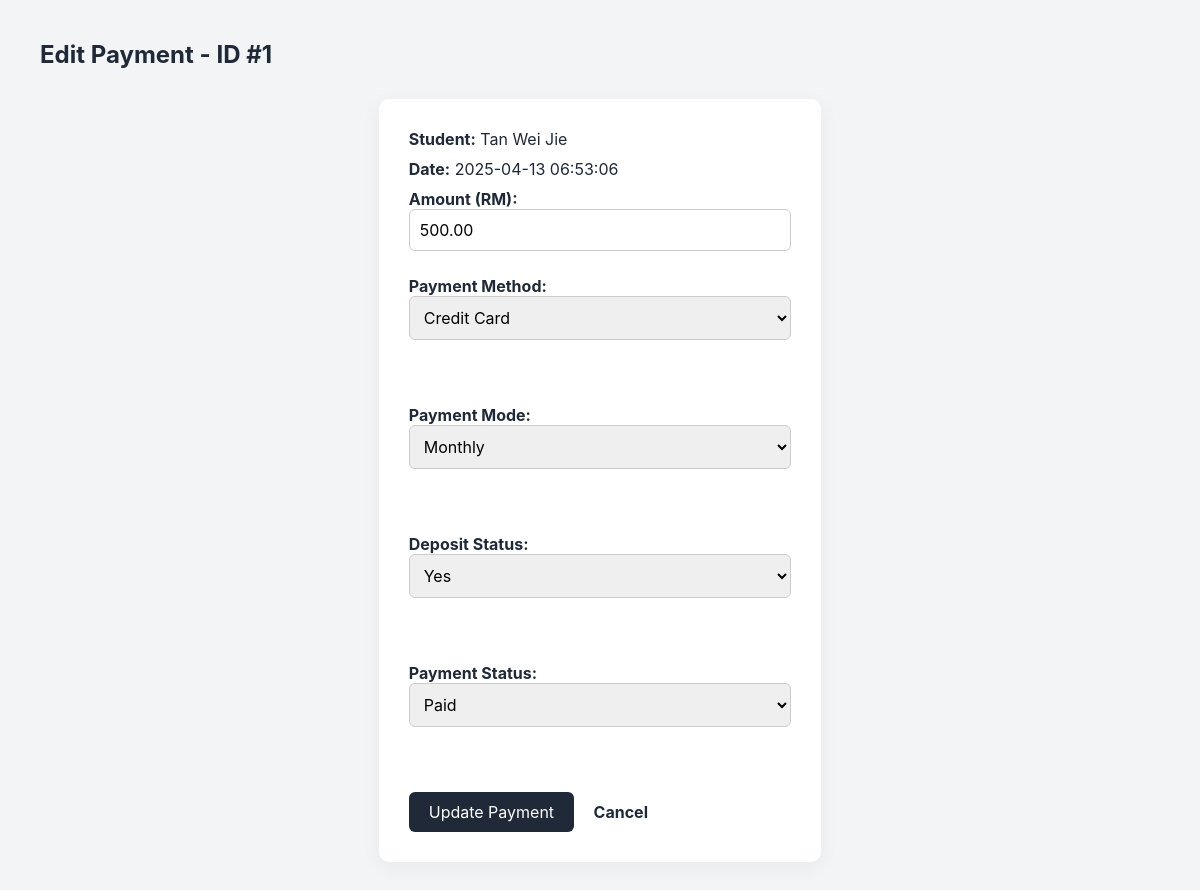
The app's page /sql/edit_payment.php?id=1, older data.
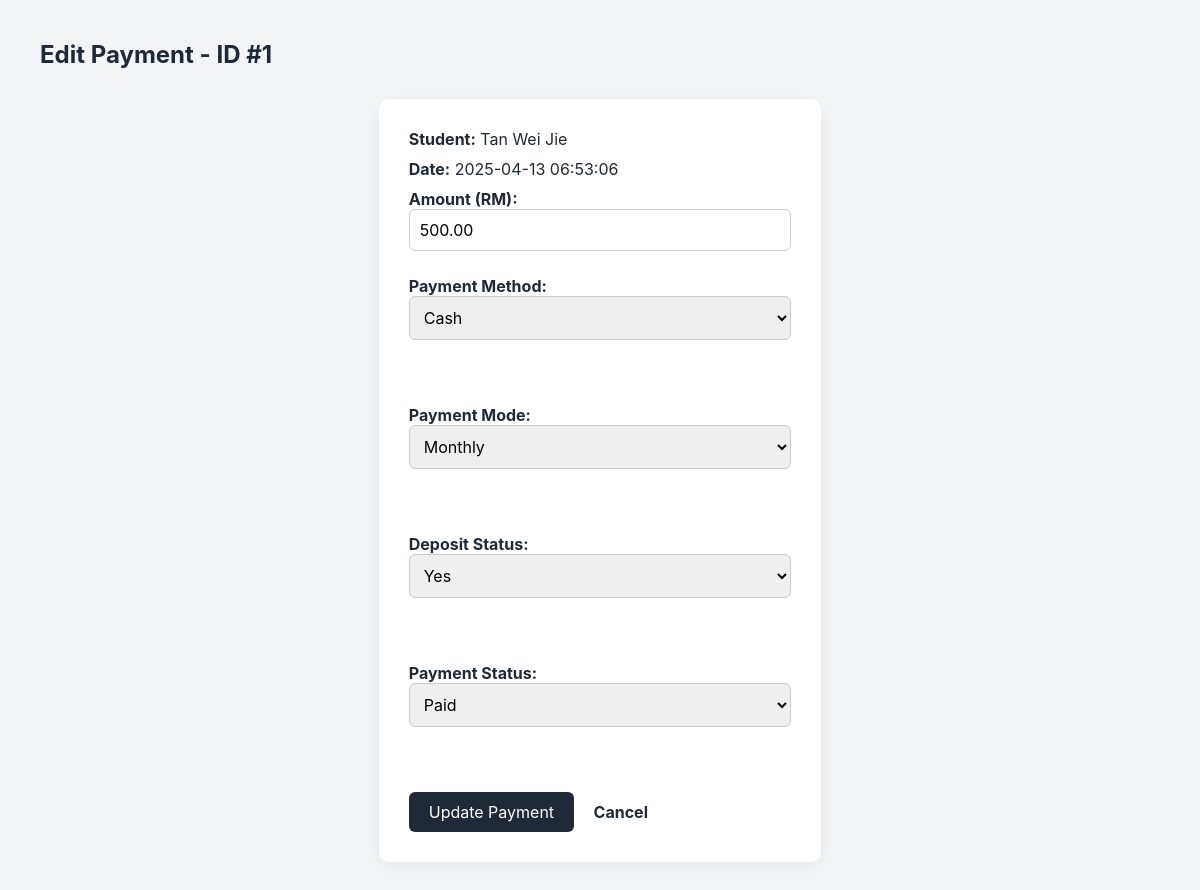
The same page, newer data.
### tables this page shows
CREATE TABLE `payment` (
  `payment_id` int(11) NOT NULL,
  `student_id` int(11) NOT NULL COMMENT 'Links to students table',
  `payment_method` enum('credit_card','cash','bank_transfer') NOT NULL,
  `payment_mode` enum('monthly','quarterly','semi_annually') NOT NULL,
  `payment_amount` decimal(10,2) NOT NULL COMMENT 'E.g., 1500.00',
  `deposit_status` enum('yes','no') DEFAULT 'no',
  `payment_status` enum('paid','unpaid','pending') DEFAULT 'pending',
  `payment_date` timestamp NOT NULL DEFAULT current_timestamp()
);

### sql/edit_payment.php (the view, shortened to what this page needs)
<?php
require_once $_SERVER['DOCUMENT_ROOT'] . '/Pages/setting.php';
$payment_id = $_GET['id'];
$sql = "
    SELECT p.*, CONCAT(s.Last_Name, ' ', s.First_Name) AS student_name
    FROM payment p
    LEFT JOIN students s ON p.student_id = s.student_id
    WHERE p.payment_id = ?
";
$stmt = $conn->prepare($sql);
$stmt->bind_param("i", $payment_id);
$stmt->execute();
$result = $stmt->get_result();
$payment = $result->fetch_assoc();
?>
<!DOCTYPE html>
<html lang="en">
<head>
    <link rel="stylesheet" href="../../Styles/common.css">
</head>
<body>
    <div class="dashboard-container">
        <main class="main-content">
            <h2>Edit Payment - ID #<?php echo $payment['payment_id']; ?></h2>
            <form action="../sql/update_payment.php" method="POST">
                <p><strong>Student:</strong> <?php echo htmlspecialchars($payment['student_name']); ?></p>
                <p><strong>Date:</strong> <?php echo htmlspecialchars($payment['payment_date']); ?></p>
                <label>Amount (RM):
                    <input type="number" name="payment_amount" value="<?php echo htmlspecialchars($payment['payment_amount']); ?>" step="0.01" min="0" required>
                </label>
                <label>Payment Method:
                    <select name="payment_method" required>
                        <option value="credit_card" <?php if ($payment['payment_method'] === 'credit_card') echo 'selected'; ?>>Credit Card</option>
                        <option value="cash" <?php if ($payment['payment_method'] === 'cash') echo 'selected'; ?>>Cash</option>
                    </select>
                </label><br><br>
                <label>Payment Mode:
                    <select name="payment_mode" required>
                        <option value="monthly" <?php if ($payment['payment_mode'] === 'monthly') echo 'selected'; ?>>Monthly</option>
                    </select>
                </label><br><br>
                <label>Deposit Status:
                    <select name="deposit_status" required>
                        <option value="yes" <?php if ($payment['deposit_status'] === 'yes') echo 'selected'; ?>>Yes</option>
                    </select>
                </label><br><br>
                <label>Payment Status:
                    <select name="payment_status" required>
                        <option value="paid" <?php if ($payment['payment_status'] === 'paid') echo 'selected'; ?>>Paid</option>
                    </select>
                </label><br><br>
                <button type="submit">Update Payment</button>
                <a href="../Pages/admin/payment.php">Cancel</a>
            </form>
        </main>
    </div>
</body>
</html>

Row changes from the older to the newer data that the page shows:
changed payment "Monthly": payment_method "Credit Card" → "Cash"
